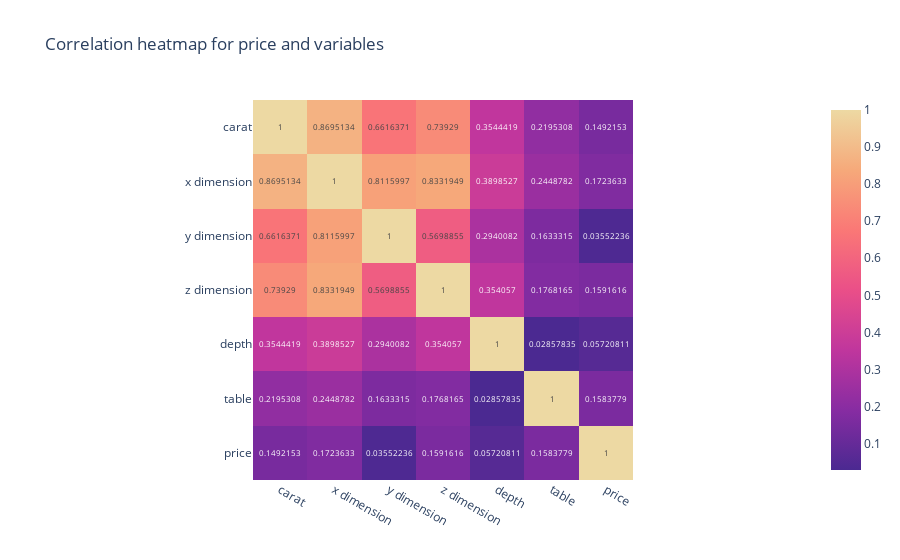

The code cell stored with this chart in its notebook:
### Code cell
px.imshow(df[['carat', 'x dimension', 'y dimension', 'z dimension', 'depth', 'table', 'price']].corr(), color_continuous_scale='Agsunset', title="Correlation heatmap for price and variables",text_auto=True)

### Figure 1 — Plotly figure (JSON) as saved in the notebook; plotly's stock layout.template omitted (floating-point values rounded to 4 significant figures)
{"data": [{"coloraxis": "coloraxis", "hovertemplate": "x: %{x}<br>y: %{y}<br>color: %{z}<extra></extra>", "name": "0", "texttemplate": "%{z}", "type": "heatmap", "x": ["carat", "x dimension", "y dimension", "z dimension", "depth", "table", "price"], "xaxis": "x", "y": ["carat", "x dimension", "y dimension", "z dimension", "depth", "table", "price"], "yaxis": "y", "z": [[1, 0.8695, 0.6616, 0.7393, 0.3544, 0.2195, 0.1492], [0.8695, 1, 0.8116, 0.8332, 0.3899, 0.2449, 0.1724], [0.6616, 0.8116, 1, 0.5699, 0.294, 0.1633, 0.03552], [0.7393, 0.8332, 0.5699, 1, 0.3541, 0.1768, 0.1592], [0.3544, 0.3899, 0.294, 0.3541, 1, 0.02858, 0.05721], [0.2195, 0.2449, 0.1633, 0.1768, 0.02858, 1, 0.1584], [0.1492, 0.1724, 0.03552, 0.1592, 0.05721, 0.1584, 1]]}], "layout": {"coloraxis": {"colorscale": [[0, "rgb(75, 41, 145)"], [0.1667, "rgb(135, 44, 162)"], [0.3333, "rgb(192, 54, 157)"], [0.5, "rgb(234, 79, 136)"], [0.6667, "rgb(250, 120, 118)"], [0.8333, "rgb(246, 169, 122)"], [1, "rgb(237, 217, 163)"]]}, "title": {"text": "Correlation heatmap for price and variables"}, "xaxis": {"anchor": "y", "constrain": "domain", "domain": [0, 1], "scaleanchor": "y"}, "yaxis": {"anchor": "x", "autorange": "reversed", "constrain": "domain", "domain": [0, 1]}}}
